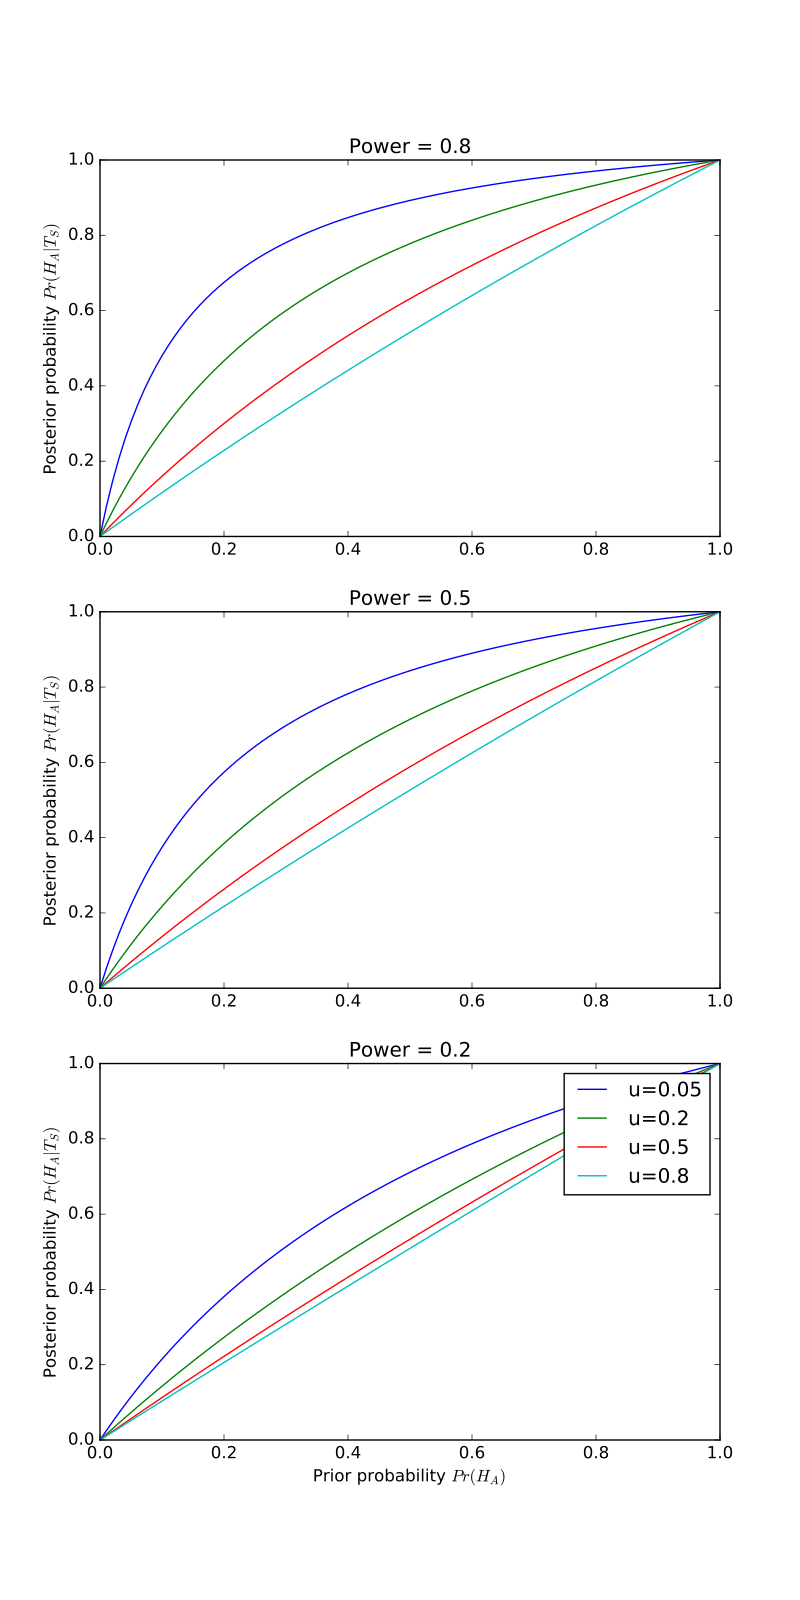

Python code for this plot:
# Formula as a function we can evaluate
post_prob_bias_func = lambdify((alpha, beta, pi, u), post_prob_bias)
pi_vals = np.linspace(0, 1, 100)
fig, axes = plt.subplots(3, 1, figsize=(8, 16))
for i, power in enumerate((0.8, 0.5, 0.2)):
    beta_val = 1 - power
    for bias in (0.05, 0.2, 0.5, 0.8):
        pp_vals = post_prob_bias_func(0.05, beta_val, pi_vals, bias)
        axes[i].plot(pi_vals, pp_vals, label='u={0}'.format(bias))
        axes[i].set_ylabel('Posterior probability $Pr(H_A | T_S)$')
    axes[i].set_title('Power = {0}'.format(power))
    axes[-1].set_xlabel('Prior probability $Pr(H_A)$')
axes[-1].legend()
